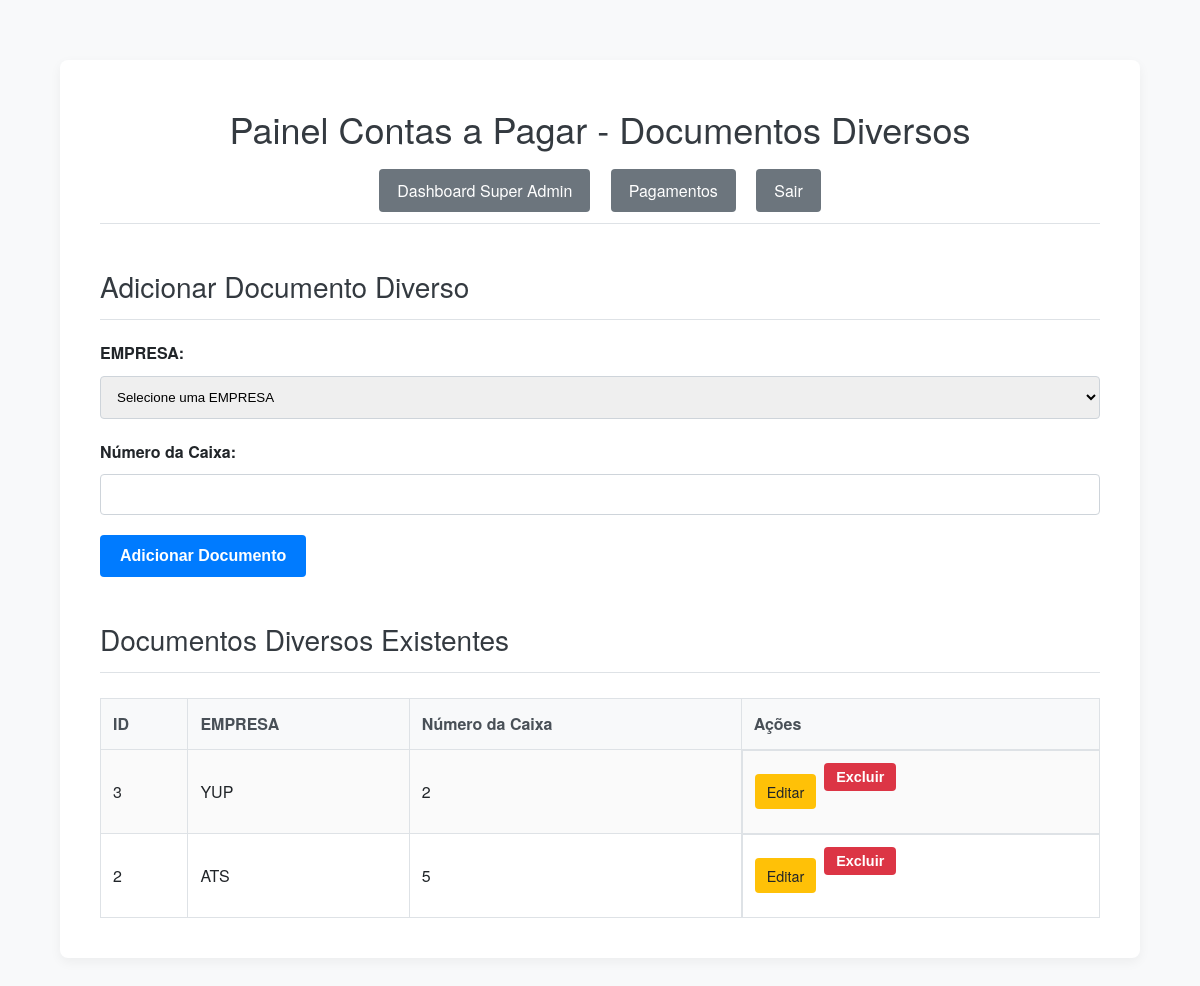
The app's page /contas_a_pagar/documentos_diversos (signed in), older data.
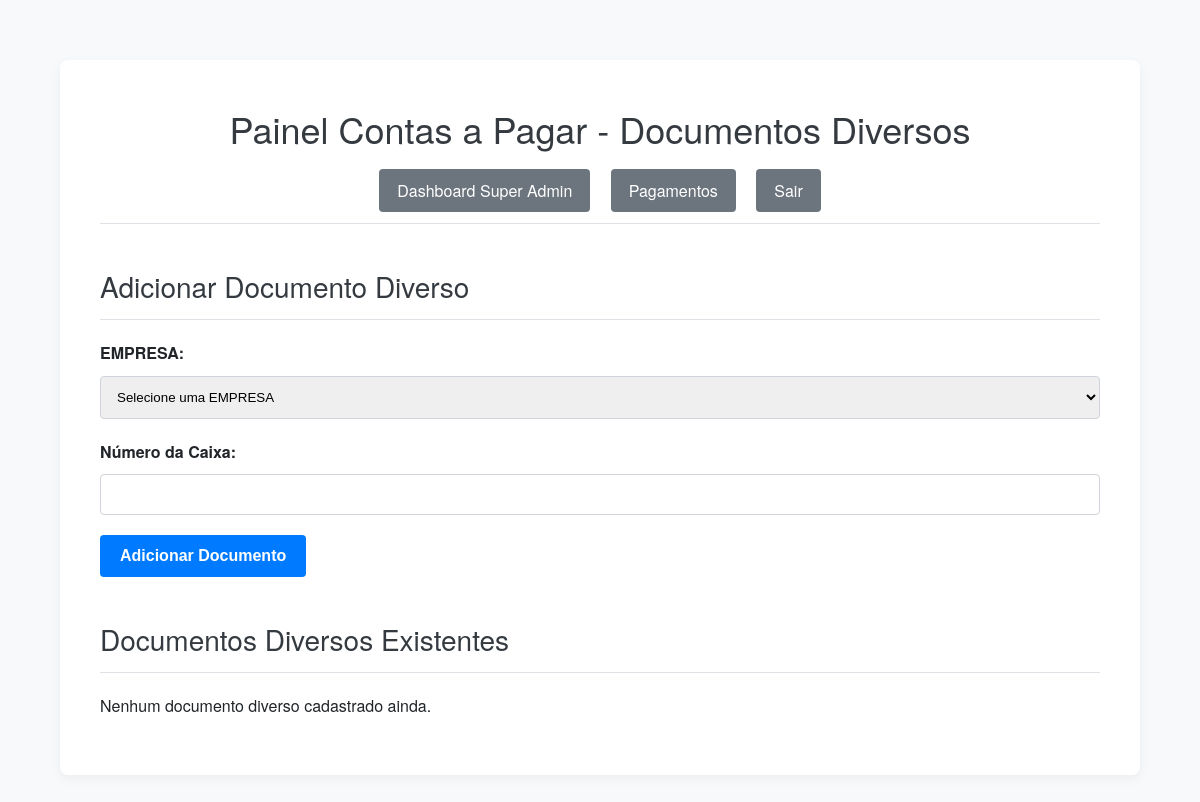
The same page, newer data.
### tables this page shows
CREATE TABLE contas_a_pagar_diversos (
            id INTEGER PRIMARY KEY AUTOINCREMENT,
            numero_caixa TEXT NOT NULL,
            store_id INTEGER,
            FOREIGN KEY (store_id) REFERENCES stores(id)
        );

CREATE TABLE stores (
            id INTEGER PRIMARY KEY AUTOINCREMENT,
            name TEXT UNIQUE NOT NULL
        );

### app.py (the view, shortened to what this page needs)
@app.route('/contas_a_pagar/documentos_diversos', methods=['GET', 'POST'])
@login_required
@role_required(['super_admin', 'admin_contas_a_pagar'])
def documentos_diversos_dashboard():
    db = get_db()
    stores = []
    if session['role'] == 'super_admin':
        documentos = db.execute("SELECT d.*, s.name as store_name FROM contas_a_pagar_diversos d LEFT JOIN stores s ON d.store_id = s.id ORDER BY d.numero_caixa").fetchall()
        stores = db.execute("SELECT id, name FROM stores ORDER BY name").fetchall()
    else:
        documentos = db.execute("SELECT d.*, s.name as store_name FROM contas_a_pagar_diversos d LEFT JOIN stores s ON d.store_id = s.id WHERE d.store_id = ? ORDER BY d.numero_caixa", (session.get('store_id'),)).fetchall()
    return render_template('contas_a_pagar/documentos_diversos_dashboard.html', documentos_diversos=documentos, stores=stores)

### app.py (called while the page is built)
def login_required(f):
    @wraps(f)
    def decorated_function(*args, **kwargs):
        if 'logged_in' not in session:
            flash('Você precisa fazer login para acessar esta página.', 'danger')
            return redirect(url_for('admin_login'))
        return f(*args, **kwargs)
    return decorated_function

def role_required(allowed_roles):
    def decorator(f):
        @wraps(f)
        def decorated_function(*args, **kwargs):
            if 'logged_in' not in session or 'role' not in session:
                flash('Você precisa fazer login para acessar esta página.', 'danger')
                return redirect(url_for('admin_login'))
            if session['role'] not in allowed_roles:
                flash('Você não tem permissão para acessar esta página.', 'danger')
                if session.get('role') == 'super_admin':
                    return redirect(url_for('super_admin_dashboard'))
                return redirect(url_for('index'))
            return f(*args, **kwargs)
        return decorated_function
    return decorator

### templates/contas_a_pagar/documentos_diversos_dashboard.html (shortened to what this page needs)
<!DOCTYPE html>
<html lang="pt-br">
<head>
    <link rel="stylesheet" href="{{ url_for('static', filename='css/style.css') }}">
</head>
<body>
    <div class="container">
        <h1>Painel Contas a Pagar - Documentos Diversos</h1>
        <div class="admin-nav">
            {% if session.role == 'super_admin' %}
                <a href="{{ url_for('super_admin_dashboard') }}">Dashboard Super Admin</a>
            {% endif %}
            <a href="{{ url_for('contas_a_pagar_dashboard') }}">Pagamentos</a>
            <a href="{{ url_for('admin_logout') }}">Sair</a>
        </div>
        <h2>Adicionar Documento Diverso</h2>
        <form action="{{ url_for('documentos_diversos_dashboard') }}" method="POST">
            {% if session.role == 'super_admin' %}
            <label for="store_id">EMPRESA:</label>
            <select id="store_id" name="store_id" required>
                <option value="">Selecione uma EMPRESA</option>
            </select>
            {% endif %}
            <label for="numero_caixa">Número da Caixa:</label>
            <input type="text" id="numero_caixa" name="numero_caixa" required>
            <button type="submit">Adicionar Documento</button>
        </form>
        <h2>Documentos Diversos Existentes</h2>
        {% if documentos_diversos %}
            <table>
                <thead>
                    <tr>
                        <th>ID</th>
                        {% if session.role == 'super_admin' %}
                        <th>EMPRESA</th>
                        {% endif %}
                        <th>Número da Caixa</th>
                        <th>Ações</th>
                    </tr>
                </thead>
                <tbody>
                    {% for item in documentos_diversos %}
                        <tr>
                            <td>{{ item.id }}</td>
                            {% if session.role == 'super_admin' %}
                            <td>{{ item.store_name or 'N/A' }}</td>
                            {% endif %}
                            <td>{{ item.numero_caixa }}</td>
                            <td class="actions">
                                <a href="{{ url_for('contas_a_pagar_diversos_edit', item_id=item.id) }}" class="edit">Editar</a>
                                <form action="{{ url_for('contas_a_pagar_diversos_delete', item_id=item.id) }}" method="POST" style="display:inline;">
                                    <button type="submit" class="delete" onclick="return confirm('Tem certeza que deseja excluir este documento?');">Excluir</button>
                                </form>
                            </td>
                        </tr>
                    {% endfor %}
                </tbody>
            </table>
        {% else %}
            <p>Nenhum documento diverso cadastrado ainda.</p>
        {% endif %}
    </div>
</body>
</html>

Row changes from the older to the newer data that the page shows:
removed contas_a_pagar_diversos: id "3", name "YUP", numero_caixa "2"
removed contas_a_pagar_diversos: id "2", name "ATS", numero_caixa "5"
Text that changed along with them:
text no longer shown: "ID EMPRESA Número da Caixa Ações"
text now shown: "Nenhum documento diverso cadastrado ainda."
